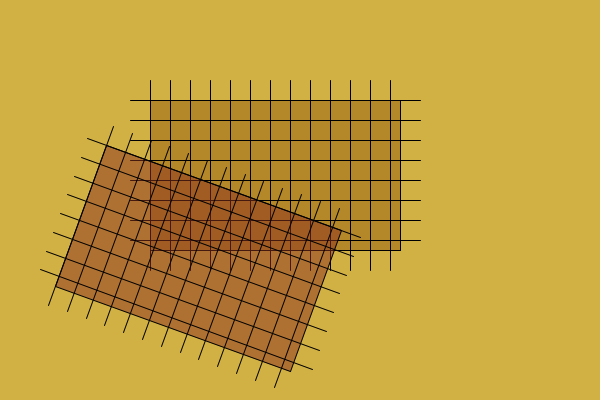
Frame 1 (no input)
Frame 60 (the mouse pressed at the canvas centre just before this capture): identical to frame 1, image omitted
Frame 120 (the mouse held since frame 60 and released just before this capture): identical to frame 1, image omitted

The Processing sketch that drew this single still picture (run headless with seeded random() and noise(); from frame 60 on, the mouse is pressed at the canvas centre):

// Processing sketch: box6
// ── box6.pde
void setup() {
   size(600, 400);
}

void draw() {
   background(210, 177, 68);
   stroke(0);
   
   fill(149, 93, 13, 128);
   drawBox(150, 100, 250, 150);
   fill(139, 49, 30, 128);
   rotate(radians(20));
   drawBox(150, 100, 250, 150);
}

void drawBox(float left, float top, float wid, float hgt) {
  rect(left, top, wid, hgt);
  // draw perfectly vertical lines
  for (int x=0; x<wid; x+=20) {
    line(left+x, top-20, left+x, top+hgt+20);
  }
  // draw perfectly horizontal lines
  for (int y=0; y<hgt; y+=20) {
    line(left-20, top+y, left+wid+20, top+y);
  }
}
